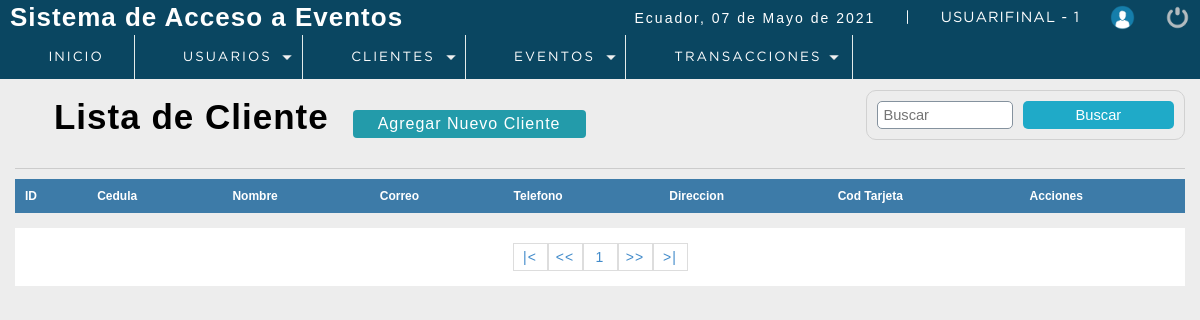
The app's page /P_seminarios/sistema/lista_clientes.php?pagina=2 (signed in), older data.
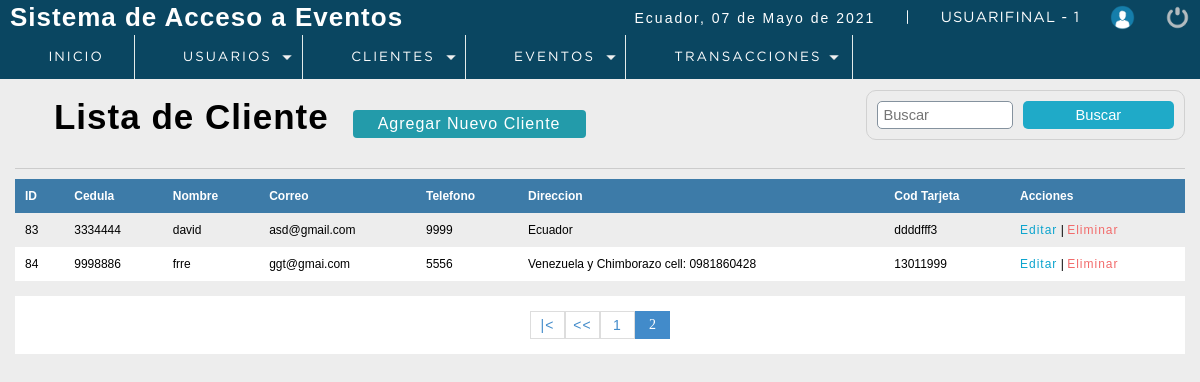
The same page, newer data.
### tables this page shows
CREATE TABLE `cliente` (
  `idcliente` int(11) NOT NULL,
  `cedula` int(11) DEFAULT NULL,
  `nombre` varchar(80) DEFAULT NULL,
  `apellidos` varchar(80) NOT NULL,
  `Correo` varchar(80) DEFAULT NULL,
  `telefono` int(11) DEFAULT NULL,
  `direccion` text DEFAULT NULL,
  `dateAdd` datetime NOT NULL DEFAULT current_timestamp(),
  `usuario_id` int(11) NOT NULL,
  `status` int(11) NOT NULL DEFAULT 1,
  `cod_tarjeta` varchar(20) NOT NULL
);

### P_seminarios/sistema/includes/functions.php (called while the page is built, shortened)
<?php
	function fechaC(){
		$mes = array("","Enero",
					  "Febrero",
					  "Marzo",
					  "Abril",
					  "Mayo",
					  "Junio",
					  "Julio",
					  "Agosto",
					  "Septiembre",
					  "Octubre",
					  "Noviembre",
					  "Diciembre");
		return date('d')." de ". $mes[date('n')] . " de " . date('Y');
	}
 ?>

### P_seminarios/sistema/lista_clientes.php (the view, shortened to what this page needs)
<?php
 include "../conection.php";
?>
<!DOCTYPE html>
<html lang="en">
<head>
	<?php include "includes/scripts.php"?>
</head>
<body>
 <?php include "includes/header.php"?>
	<section id="container">
		<h1><i class="fas fa-list-alt"></i> Lista de Cliente</h1>
        <a href="registro_cliente.php" class="btn_new">Agregar Nuevo Cliente</a>
    <form action="buscar_cliente.php" method="get" class="form_search">
        <input type="text" name="busqueda" id="busqueda" placeholder="Buscar">
        <input type="submit" value="Buscar" class="btn_search" >
    </form>
    <hr>
        <table>
            <tr>
                <th>ID</th>
                <th>Cedula</th>
                <th>Nombre</th>
                <th>Correo</th>
                <th>Telefono</th>
                <th>Direccion</th>
                <th>Cod Tarjeta</th>
                <th>Acciones</th>
            </tr>
            <?php
           $sql_registre = mysqli_query($conection,"SELECT COUNT(*) AS total_registro FROM cliente WHERE Status =1");
           $result_registre = mysqli_fetch_array($sql_registre);
           $total_resgistros = $result_registre['total_registro'];
           $por_pagina = 8;
           if (empty($_GET['pagina'])) {
               $pagina =1;
           }
           else {
               $pagina = $_GET['pagina'];
           }
           $desde = ($pagina - 1) * $por_pagina;
           $total_paginas = ceil($total_resgistros / $por_pagina);
           $query = mysqli_query($conection,"SELECT * FROM cliente  WHERE status = 1
                                                                    ORDER BY idcliente ASC LIMIT $desde, $por_pagina");
           $result = mysqli_num_rows($query);
           if ($result > 0) {
               while ($data = mysqli_fetch_array($query)) {
           ?>
            <tr>
                <td><?php echo $data["idcliente"];?></td>
                <td><?php echo $data["cedula"];?></td>
                <td><?php echo $data["nombre"];?></td>
                <td><?php echo $data["Correo"];?></td>
                <td><?php echo $data["telefono"];?></td>
                <td><?php echo $data["direccion"];?></td>
                <td><?php echo $data["cod_tarjeta"];?></td>
                <td>
                    <a class="link_edit" href="editar_cliente.php?id=<?php echo $data["idcliente"];?>">Editar</a>
                   <?php if ($_SESSION['rol']==1 || $_SESSION['rol']==2) {
                     ?>
                     |
                    <a class="link_delete" href="eliminar_cliente.php?id=<?php echo $data["idcliente"];?>">Eliminar</a>
                    <?php } ?>
                </td>
            </tr>
                <?php
               }
           }
            ?>
        </table>
        <div class="paginador">
                    <ul>
                        <?php
                            if ($pagina != 1) {
                            ?>
                            <li><a href="?pagina=<?php echo 1;?>">|<</a></li>
                            <li><a href="?pagina=<?php echo $pagina-1;?>"><<</a></li>
                            <?php
                            }
                        ?>
                    <?php
                    for ($i=1; $i <= $total_paginas; $i++) {
                        if ($i == $pagina) {
                            echo '<li class="pageSelected">'.$i.'</li>';
                        }
                        else {
                            echo '<li><a href="?pagina='.$i.'">'.$i.'</a></li>';
                        }
                    }
                    if ($pagina!=$total_paginas) {
                    ?>
                    <li><a href="?pagina=<?php echo $pagina+1;?>">>></a></li>
                    <li><a href="?pagina=<?php echo $total_paginas;?>">>|</a></li>
                        <?php
                            }
                        ?>
                    </ul>
                </div>
	</section>
</body>
</html>

### P_seminarios/sistema/includes/scripts.php (shortened to what this page needs)
<link rel="stylesheet" type="text/css" href="css/style.css">
<?php include "functions.php"?>

### P_seminarios/sistema/includes/header.php (shortened to what this page needs)
<header>
		<div class="header">
			<h1>Sistema de Acceso a Eventos</h1>
			<div class="optionsBar">
				<p>Ecuador, <?php echo fechaC();  ?></p>
				<span>|</span>
				<span class="user"><?php echo $_SESSION['user'].' - '.$_SESSION['rol'] ?></span>
				<img class="photouser" src="img/user.png" alt="Usuario">
				<a href="salir.php"><img class="close" src="img/salir.png" alt="Salir del sistema" title="Salir"></a>
			</div>
		</div>
    <?php  include "nav.php" ?>
</header>

### P_seminarios/sistema/includes/nav.php (shortened to what this page needs)
<nav>
			<ul>
				<li><a href="index.php"><i class="fas fa-laptop-house"></i> Inicio</a></li>
				<?php
					if ($_SESSION['rol'] == 1) {
				?>
				<li class="principal">
					<a href="#"><i class="fas fa-users"></i> Usuarios</a>
				</li>
				<?php }?>
				<li class="principal">
					<a href="#"><i class="far fa-address-card"></i> Clientes</a>
				</li>
				<li class="principal">
					<a href="#"> <i class="far fa-clock"></i> Eventos</a>
				</li>
				<li class="principal">
					<a href="#"><i class="far fa-calendar-check"></i> Transacciones</a>
				</li>
			</ul>
		</nav>

### P_seminarios/sistema/css/style.css (style rules this page uses)
* { margin: 0; padding: 0; box-sizing: border-box; }
body { background: #ededed; }
h1, h2, h3, h4, h5, h6 { font-family: 'arial'; font-weight: bold; letter-spacing: 1px; }
h1 { font-size: 26px; }
p { font-family: 'arial'; letter-spacing: 2px; font-size: 14px; line-height: 20px; }
a { text-decoration: none; font-family: arial; letter-spacing: 1px; }
span { font-family: 'GothamBook'; letter-spacing: 1px; font-size: 14px; line-height: 20px; }
header { position: fixed; width: 100%; }
.header { color: #FFF; background: #0a4661; height: 35px; display: -webkit-flex; display: -moz-flex; display: -ms-flex; display: -o-flex; display: flex; justify-content: space-between; align-items: center; padding: 10px; }
.optionsBar { display: -webkit-flex; display: -moz-flex; display: -ms-flex; display: -o-flex; display: flex; justify-content: center; align-items: center; }
.optionsBar span { color: #FFF; font-size: 11pt; font-family: 'GothamBook'; text-transform: uppercase; margin-left: 30px; }
.photouser { margin-left: 30px; width: 25px; height: 25px; }
.close { width: 25px; height: 25px; }
.optionsBar a { display: -webkit-flex; display: -moz-flex; display: -ms-flex; display: -o-flex; display: flex; margin-left: 30px; }
nav ul { background: #0a4661; list-style: none; display: -webkit-flex; display: -moz-flex; display: -ms-flex; display: -o-flex; display: flex; justify-content: left; align-items: center; }
nav ul > li a { position: relative; }
nav a { color: #FFF; display: block; font-size: 10pt; font-family: 'GothamBook'; padding: 15px 30px; text-transform: uppercase; letter-spacing: 2px; transition: background .5s; border-right: 1px solid #e3ebea; }
nav .principal > a { background: url(../img/arrow_bottom.png) no-repeat; background-position-x: 0%; background-position-y: 0%; background-size: auto auto; background-position: 94% center; background-size: 10px; }
#container { padding: 90px 15px 15px; }
hr { border: 0; background: #CCC; height: 1px; margin: 10px 0; display: block; }
form { border: 2px solid #78909C; border-radius: 2%; background: #FFF; margin: auto; padding: 20px 50px; border: 1px solid #d1d1d1; }
input,select { display: block; width: 100%; font-size: 11pt; padding: 5px; border: 1px solid #85929e; border-radius: 5px; }
#container h1 { font-size: 35px; display: inline-block; }
.btn_new { display: inline-block; background: #239baa; color: #FFF; padding: 5px 25px; border-radius: 4px; margin: 20px; }
table { border-collapse: collapse; font-size: 12px; font-family: 'arial'; width: 100%; }
table th { text-align: left; padding: 10px; background: #3d7ba8; color: #FFF; }
table tr:nth-child(odd) { background: #FFF; }
table td { padding: 10px; }
.link_edit { color: #0ca4ce; }
.link_delete { color: #f26b6b; }
.paginador ul { padding: 15px; list-style: none; background: #FFF; margin-top: 15px; display: -webkit-flex; display: -moz-flex; display: -ms-flex; display: -o-flex; display: flex; justify-content: center; }
.paginador a, .pageSelected { color: #428bca; border: 1px solid #ddd; padding: 5px; display: inline-block; font-size: 14px; text-align: center; width: 35px; }
.pageSelected { color: #FFF; background: #428bca; border: 1px solid #428bca; }
.form_search { display: -webkit-flex; display: -moz-flex; display: -ms-flex; display: -o-flex; display: flex; float: right; background: initial; padding: 10px; border-radius: 10px; }
.form_search .btn_search { background: #1faac8; color: #FFF; padding: 0 20px; border: 0; cursor: pointer; margin-left: 10px; }

Row changes from the older to the newer data that the page shows:
added cliente: idcliente "83", cedula "3334444", nombre "david", Correo "asd@gmail.com", telefono "9999", direccion "Ecuador", cod_tarjeta "ddddfff3"
added cliente: idcliente "84", cedula "9998886", nombre "frre", Correo "ggt@gmai.com", telefono "5556", direccion "Venezuela y Chimborazo cell: 0981860428", cod_tarjeta "13011999"
Text that changed along with them:
new list line: "2"
